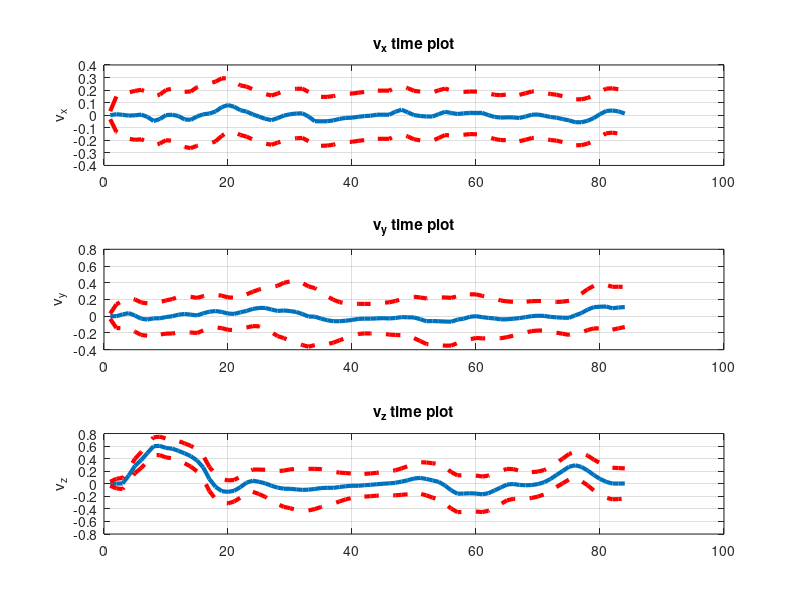

The MATLAB source for this figure:
clear all;
clc;
data = csvread('lin_velocity_undistortedcloud.csv');
velocity = data(:,1:3);
sigma_velocity = data(:, 4:6);

%%

figure('Name','Velocity KF','NumberTitle','off');
subplot(311)
plot(velocity(:,1), 'LineWidth', 3);
hold on;
plot(velocity(:,1) + sigma_velocity(:,1), '--r', 'LineWidth', 3);
hold on;
plot(velocity(:,1) - sigma_velocity(:,1), '--r', 'LineWidth', 3);
hold off;
ylabel('v_x');
grid;
title('v_x time plot');
subplot(312)
plot(velocity(:,2), 'LineWidth', 3);
hold on;
plot(velocity(:,2) + sigma_velocity(:,2), '--r', 'LineWidth', 3);
hold on;
plot(velocity(:,2) - sigma_velocity(:,2), '--r', 'LineWidth', 3);
hold off;
ylabel('v_y');
grid;
title('v_y time plot');
subplot(313)
plot(velocity(:,3), 'LineWidth', 3);
hold on;
plot(velocity(:,3) + sigma_velocity(:,3), '--r', 'LineWidth', 3);
hold on;
plot(velocity(:,3) - sigma_velocity(:,3), '--r', 'LineWidth', 3);
hold off;
ylabel('v_z');
grid;
title('v_z time plot');